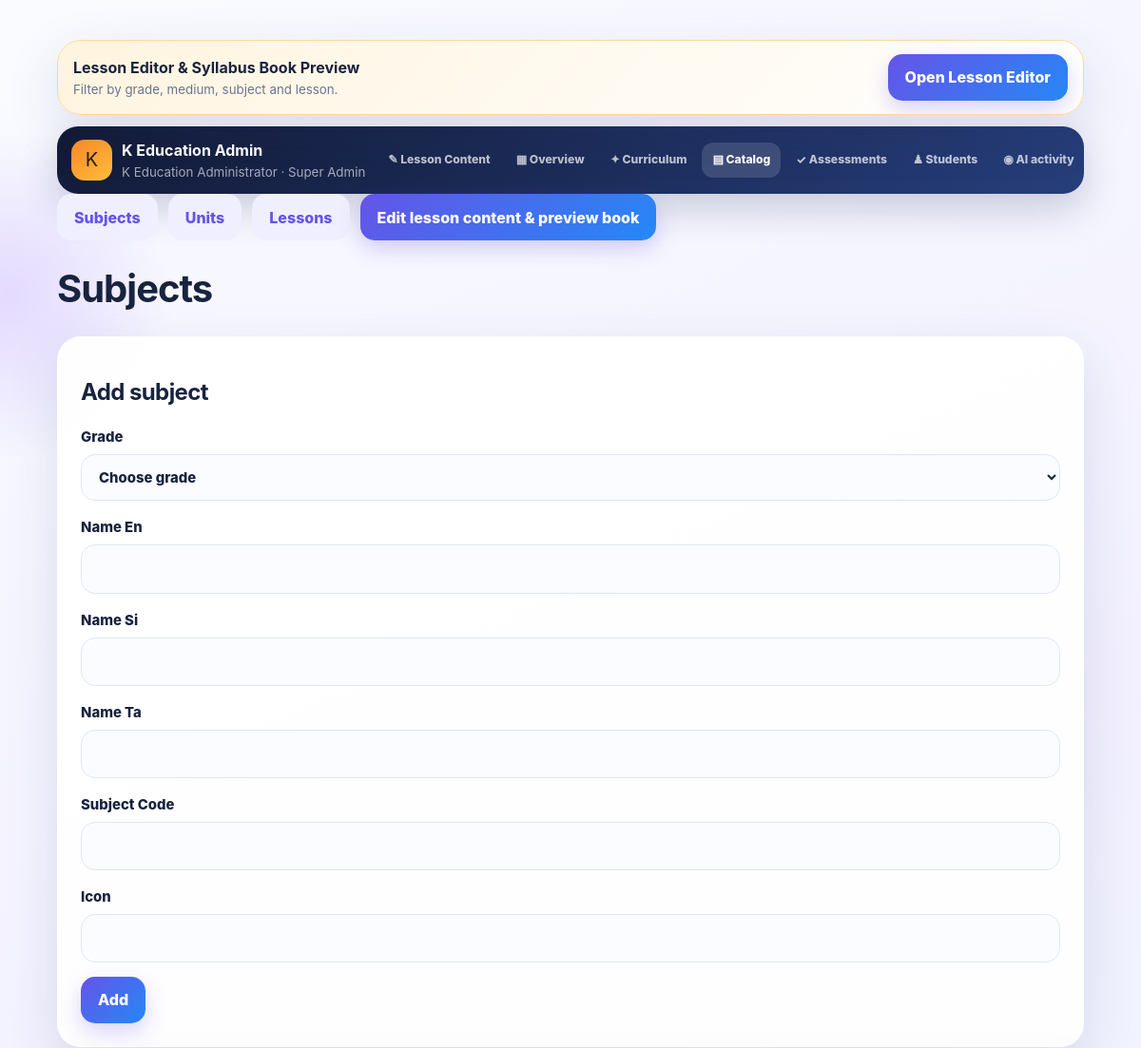
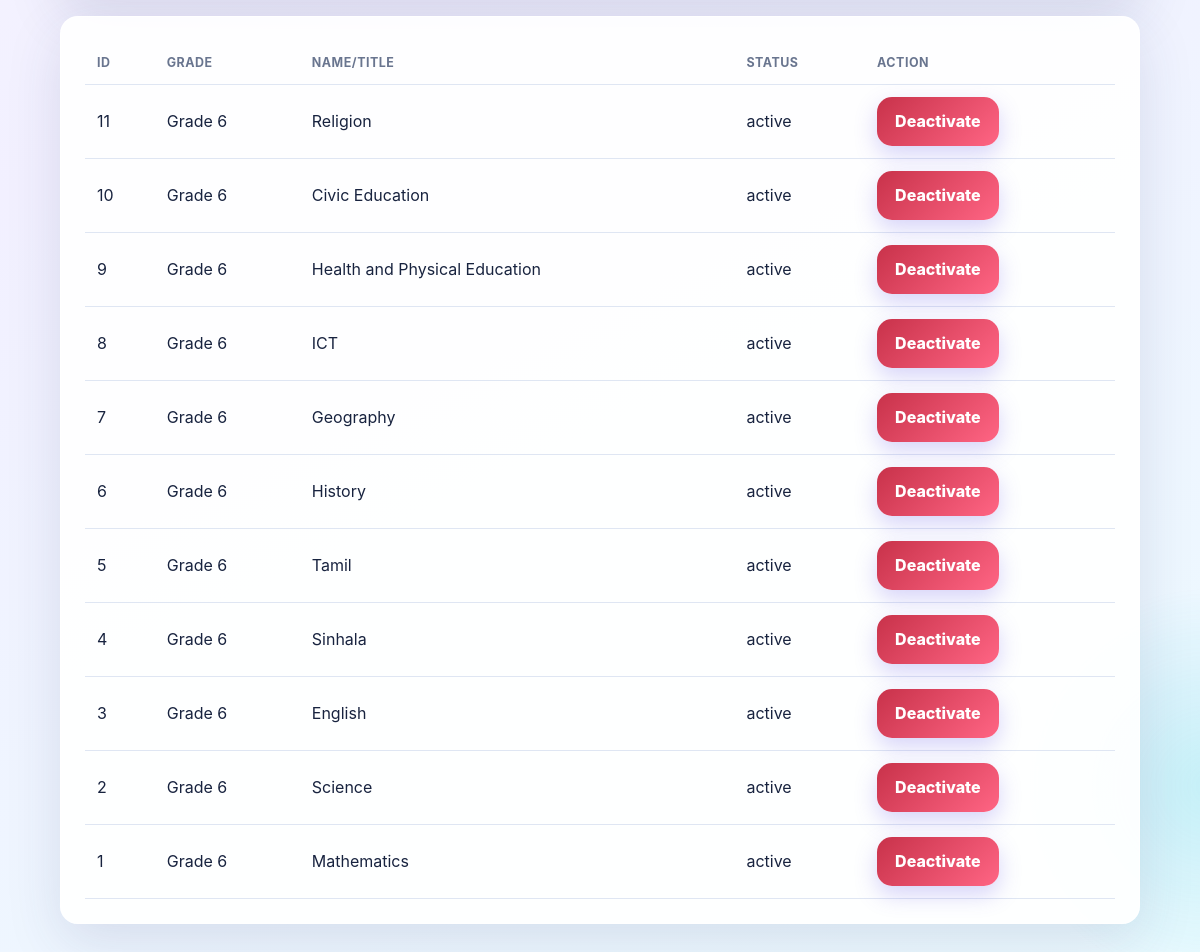
/admin/subjects.php (signed in), run on the app's committed database (2 pictures, top to bottom).
### tables this page shows
CREATE TABLE subjects(id INT AUTO_INCREMENT PRIMARY KEY,grade_id INT NOT NULL,subject_code VARCHAR(30) NOT NULL,name_en VARCHAR(100) NOT NULL,name_si VARCHAR(100) NOT NULL,name_ta VARCHAR(100) NOT NULL,description_en TEXT,description_si TEXT,description_ta TEXT,icon VARCHAR(20) DEFAULT '📘',status ENUM('active','inactive') DEFAULT 'active',created_at TIMESTAMP DEFAULT CURRENT_TIMESTAMP,updated_at TIMESTAMP DEFAULT CURRENT_TIMESTAMP ON UPDATE CURRENT_TIMESTAMP,UNIQUE(grade_id,subject_code),FOREIGN KEY(grade_id) REFERENCES grades(id));

CREATE TABLE grades(id INT AUTO_INCREMENT PRIMARY KEY,grade_number TINYINT NOT NULL UNIQUE,name VARCHAR(50) NOT NULL,status ENUM('active','inactive') DEFAULT 'active',created_at TIMESTAMP DEFAULT CURRENT_TIMESTAMP);

### admin/subjects.php (called while the page is built)
<?php $entity='subjects';include __DIR__.'/_catalog.php';

### includes/helpers.php (called while the page is built, shortened)
<?php
function e(mixed $v):string{return htmlspecialchars((string)$v,ENT_QUOTES|ENT_SUBSTITUTE,'UTF-8');}

### includes/db.php (called while the page is built, shortened)
<?php
function db(): mysqli {
    static $db;
    if ($db instanceof mysqli) return $db;
    $db = @new mysqli(DB_HOST, DB_USER, DB_PASS, DB_NAME);
    $db->set_charset('utf8mb4');
    return $db;
}

### admin/_catalog.php (the view, shortened to what this page needs)
<?php
$allowed=[
 'subjects'=>['name_en','name_si','name_ta','subject_code','icon'],
 'units'=>['name_en','name_si','name_ta','unit_number','subject_id'],
 'lessons'=>['title_en','title_si','title_ta','medium','subject_id','unit_id'],
 'quizzes'=>['title_en','title_si','title_ta','subject_id','pass_mark']
];
$pageTitle=ucfirst($entity);include __DIR__.'/_top.php';$rows=db()->query("SELECT x.*,g.grade_number FROM $entity x JOIN grades g ON g.id=x.grade_id ORDER BY g.grade_number DESC,x.id DESC");
?>
<nav class="row" style="margin-bottom:16px"><a class="btn alt" href="subjects.php">Subjects</a><a class="btn alt" href="units.php">Units</a><a class="btn alt" href="lessons.php">Lessons</a><a class="btn" href="lesson_editor.php">Edit lesson content &amp; preview book</a></nav>
<h1><?=e(ucfirst($entity))?></h1>
<section class="card"><h2>Add <?=e(rtrim($entity,'s'))?></h2><form method="post"><?=csrf_field()?><input type="hidden" name="action" value="add"><label>Grade<select name="grade_id" required><option value="">Choose grade</option><?php foreach($grades as $g):?><option value="<?=$g['id']?>">Grade <?=$g['grade_number']?></option><?php endforeach;?></select></label><?php foreach($allowed[$entity] as $field):?><label><?=e(ucwords(str_replace('_',' ',$field)))?><input name="<?=e($field)?>"<?=$field==='medium'?' placeholder="Sinhala, Tamil, English or All"':''?> required></label><?php endforeach;?><button>Add</button></form></section>
<section class="card scroll"><table><tr><th>ID</th><th>Grade</th><th>Name/title</th><th>Status</th><th>Action</th></tr><?php while($row=$rows->fetch_assoc()):?><tr><td><?=$row['id']?></td><td>Grade <?=$row['grade_number']?></td><td><?=e($row['name_en']??$row['title_en']??'')?></td><td><?=e($row['status'])?></td><td><form method="post"><?=csrf_field()?><input type="hidden" name="id" value="<?=$row['id']?>"><button class="<?=$row['status']==='active'?'danger':'good'?>" name="action" value="<?=$row['status']==='active'?'inactive':'active'?>"><?=$row['status']==='active'?'Deactivate':'Activate'?></button></form></td></tr><?php endwhile;?></table></section>
<?php if($entity==='quizzes'):?><section class="card"><p>Import multilingual quiz questions through the Assessments workspace.</p></section><?php endif;include __DIR__.'/../includes/footer.php';?>

### includes/header.php (style rules this page uses)
:root { --violet:#6554e8;--violet2:#8c52ff;--blue:#2588f6;--cyan:#1cc8d7;--mint:#21c59b;--gold:#ffb638;--rose:#ff6584;--ink:#18233f;--muted:#69758f;--paper:#fff;--line:#dfe6f3;--danger:#d83d55;--shadow:0 18px 55px rgba(45,56,110,.13);--soft-shadow:0 9px 28px rgba(45,56,110,.1) }
* { box-sizing:border-box }
html { scroll-behavior:smooth }
body { margin:0;min-height:100vh;color:var(--ink);font-family:Inter,"Segoe UI",system-ui,-apple-system,"Noto Sans Sinhala","Noto Sans Tamil",sans-serif;line-height:1.55;background:linear-gradient(155deg,#f9fbff 0%,#f2f0ff 48%,#ebfbff 100%);overflow-x:hidden }
body:before,body:after { content:"";position:fixed;z-index:-2;border-radius:50%;filter:blur(2px);pointer-events:none }
body:before { width:360px;height:360px;left:-170px;top:130px;background:radial-gradient(circle,rgba(139,82,255,.18),transparent 68%);animation:floatOrb 12s ease-in-out infinite }
body:after { width:420px;height:420px;right:-220px;bottom:50px;background:radial-gradient(circle,rgba(28,200,215,.19),transparent 67%);animation:floatOrb 14s ease-in-out infinite reverse }
a { color:var(--violet);text-underline-offset:3px }
.card { position:relative;background:rgba(255,255,255,.92);border:1px solid rgba(255,255,255,.9);border-radius:25px;padding:20px;box-shadow:var(--shadow);margin-bottom:17px;overflow:hidden;transition:transform .25s ease,box-shadow .25s ease,border-color .25s ease }
.btn,button { display:inline-flex;align-items:center;justify-content:center;gap:8px;min-height:49px;padding:11px 18px;border:0;border-radius:15px;background:linear-gradient(135deg,var(--violet),var(--blue));box-shadow:0 9px 22px rgba(101,84,232,.25);color:#fff;text-decoration:none;font:inherit;font-weight:850;cursor:pointer;transition:transform .18s,box-shadow .18s,filter .18s }
.btn.alt { background:#f0efff;color:var(--violet);box-shadow:none }
.btn.danger,.danger { background:linear-gradient(135deg,#c8324a,var(--rose)) }
.row { display:flex;gap:11px;align-items:center;flex-wrap:wrap }
input,select,textarea { width:100%;min-height:49px;padding:13px 14px;border:1.5px solid var(--line);border-radius:15px;background:rgba(250,252,255,.95);color:var(--ink);font:inherit;margin:6px 0 15px;outline:0;transition:border-color .2s,box-shadow .2s,background .2s }
label { font-weight:800;font-size:.93rem }
.scroll { overflow:auto;border-radius:18px }
table { width:100%;border-collapse:collapse }
th,td { padding:12px;border-bottom:1px solid var(--line);text-align:left }
th { color:var(--muted);font-size:.78rem;text-transform:uppercase;letter-spacing:.04em }
h1,h2,h3 { line-height:1.18;letter-spacing:-.025em }
h1 { font-size:clamp(1.7rem,5vw,2.5rem) }
.reveal { animation:reveal .55s both }
@media (min-width:720px) { .card { padding:24px } }

### data on the page
subjects: id "11", grade.grade_number "6", name_en "Religion", status "active", shows "Deactivate"
subjects: id "10", grade.grade_number "6", name_en "Civic Education", status "active", shows "Deactivate"
subjects: id "9", grade.grade_number "6", name_en "Health and Physical Education", status "active", shows "Deactivate"
subjects: id "8", grade.grade_number "6", name_en "ICT", status "active", shows "Deactivate"
subjects: id "7", grade.grade_number "6", name_en "Geography", status "active", shows "Deactivate"
subjects: id "6", grade.grade_number "6", name_en "History", status "active", shows "Deactivate"
subjects: id "5", grade.grade_number "6", name_en "Tamil", status "active", shows "Deactivate"
subjects: id "4", grade.grade_number "6", name_en "Sinhala", status "active", shows "Deactivate"
subjects: id "3", grade.grade_number "6", name_en "English", status "active", shows "Deactivate"
subjects: id "2", grade.grade_number "6", name_en "Science", status "active", shows "Deactivate"
subjects: id "1", grade.grade_number "6", name_en "Mathematics", status "active", shows "Deactivate"

### other printed values
$_SESSION['admin']['full_name'] "K Education Administrator"
str_replace('_',' ',$_SESSION['admin']['role']??'admin') "Super Admin"
$item[0] "✎"
$item[1] "Lesson Content"
$item[0] "▦"
$item[1] "Overview"
$item[0] "✦"
$item[1] "Curriculum"
$item[0] "▤"
$item[1] "Catalog"
$item[0] "✓"
$item[1] "Assessments"
$item[0] "♟"
$item[1] "Students"
$item[0] "◉"
